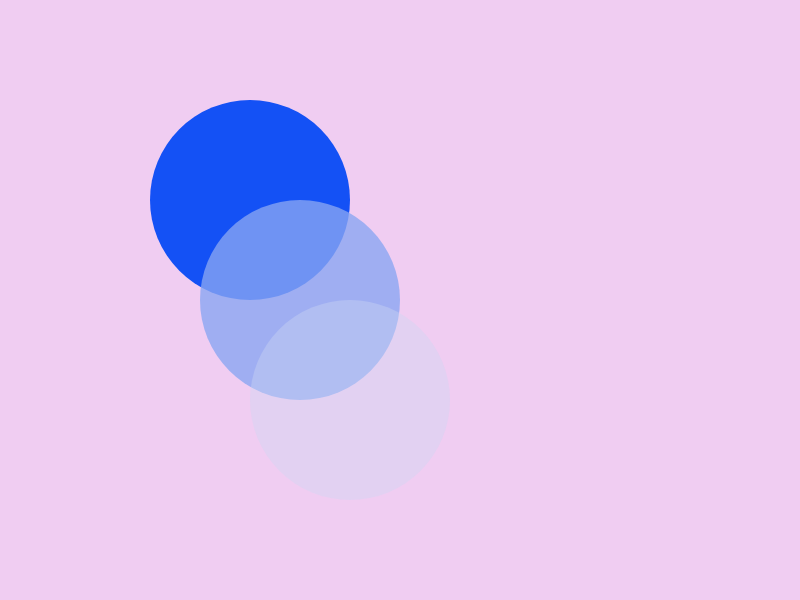
Frame 1 (no input)
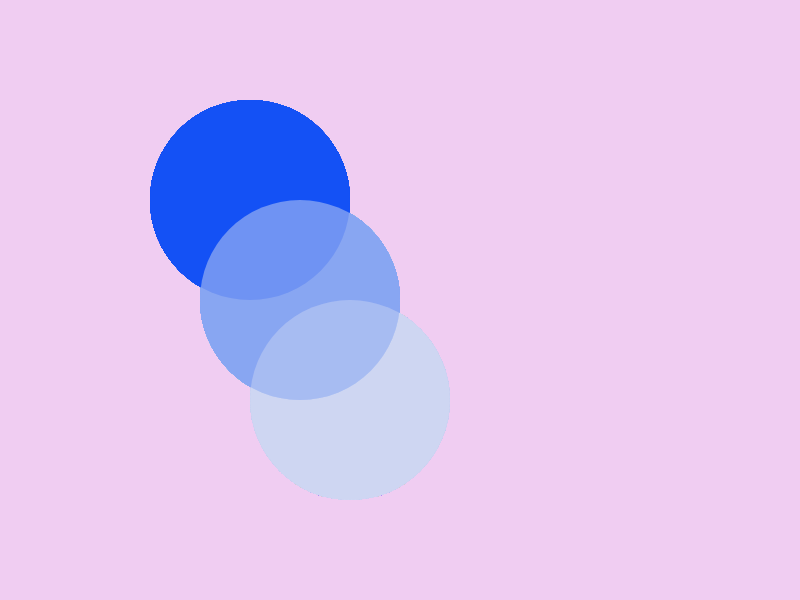
Frame 60 (no input)
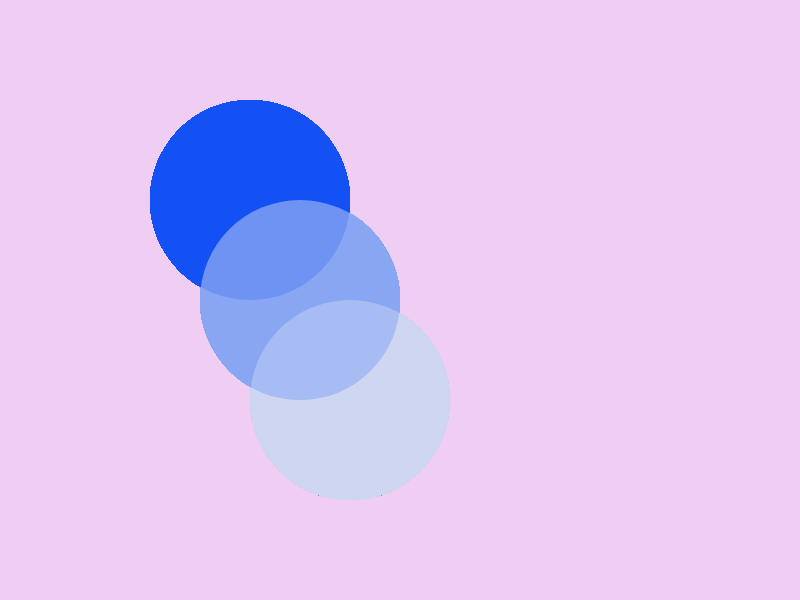
Frame 120 (the mouse pressed at the canvas centre since frame 60)

The p5.js sketch that drew these frames (run headless with seeded random() and noise() and a simulated clock; from frame 60 on, the mouse is pressed at the canvas centre):

// p5.js sketch
// ── sketch.js
function setup() {
  createCanvas(800, 600);
  background(240, 205, 242);
  noStroke();
}

function draw() {
  fill(20, 81, 245, 256);
  ellipse(250, 200, 200, 200);
  fill(137, 166, 242, 200);
  ellipse(300, 300, 200, 200);
  fill(205, 215, 242, 100);
  ellipse(350, 400, 200, 200);
}
